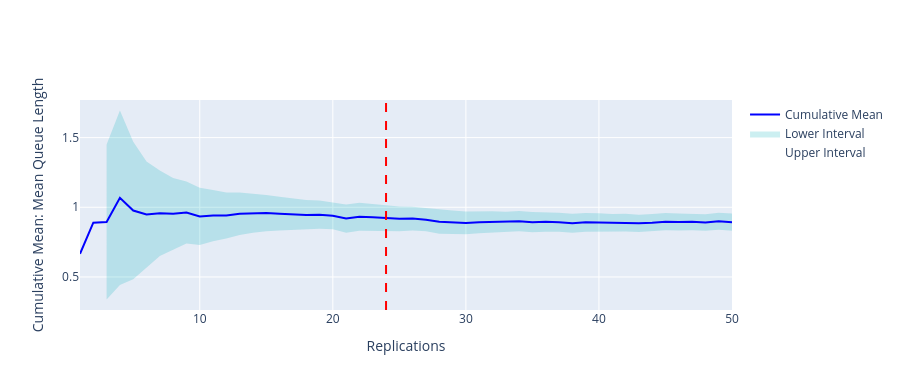

Here is the notebook cell this chart was saved with:
### Code cell
p = plotly_confidence_interval_method(
    n_reps=confint_results["mean_queue_length"][0],
    conf_ints=confint_results["mean_queue_length"][1],
    metric_name="Mean Queue Length")
p.update_layout(autosize=True, width=None, height=390)

### Figure 1 — Plotly figure (JSON) as saved in the notebook; plotly's stock layout.template omitted (floating-point values rounded to 4 significant figures)
{"data": [{"hoverinfo": "x+y+name+text", "line": {"width": 0}, "mode": "lines", "name": "Upper Interval", "text": ["Deviation: nan%", "Deviation: nan%", "Deviation: 62.18%", "Deviation: 58.63%", "Deviation: 50.57%", "Deviation: 40.16%", "Deviation: 32.08%", "Deviation: 26.98%", "Deviation: 23.09%", "Deviation: 21.94%", "Deviation: 19.47%", "Deviation: 17.55%", "Deviation: 16.04%", "Deviation: 14.69%", "Deviation: 13.58%", "Deviation: 12.72%", "Deviation: 11.96%", "Deviation: 11.35%", "Deviation: 10.68%", "Deviation: 10.33%", "Deviation: 11.01%", "Deviation: 10.75%", "Deviation: 10.35%", "Deviation: 9.96%", "Deviation: 9.72%", "Deviation: 9.31%", "Deviation: 9.19%", "Deviation: 9.67%", "Deviation: 9.35%", "Deviation: 9.18%", "Deviation: 8.9%", "Deviation: 8.6%", "Deviation: 8.32%", "Deviation: 8.12%", "Deviation: 8.09%", "Deviation: 7.85%", "Deviation: 7.69%", "Deviation: 7.68%", "Deviation: 7.56%", "Deviation: 7.37%", "Deviation: 7.31%", "Deviation: 7.14%", "Deviation: 7.09%", "Deviation: 6.97%", "Deviation: 6.95%", "Deviation: 6.83%", "Deviation: 6.67%", "Deviation: 6.67%", "Deviation: 6.81%", "Deviation: 6.89%"], "type": "scatter", "x": [1, 2, 3, 4, 5, 6, 7, 8, 9, 10, 11, 12, 13, 14, 15, 16, 17, 18, 19, 20, 21, 22, 23, 24, 25, 26, 27, 28, 29, 30, 31, 32, 33, 34, 35, 36, 37, 38, 39, 40, 41, 42, 43, 44, 45, 46, 47, 48, 49, 50], "y": [NaN, NaN, 1.45, 1.695, 1.47, 1.328, 1.264, 1.21, 1.185, 1.139, 1.123, 1.106, 1.106, 1.099, 1.088, 1.075, 1.064, 1.052, 1.048, 1.036, 1.02, 1.033, 1.024, 1.016, 1.006, 1.005, 0.9949, 0.9823, 0.9772, 0.9692, 0.9726, 0.9708, 0.9687, 0.9733, 0.9656, 0.9658, 0.9609, 0.9538, 0.9594, 0.9568, 0.951, 0.9529, 0.9473, 0.9515, 0.959, 0.9554, 0.955, 0.9494, 0.9611, 0.9546]}, {"fill": "tonexty", "fillcolor": "rgba(0,176,185,0.2)", "hoverinfo": "x+y+name+text", "line": {"width": 0}, "mode": "lines", "name": "Lower Interval", "text": ["Deviation: nan%", "Deviation: nan%", "Deviation: 62.18%", "Deviation: 58.63%", "Deviation: 50.57%", "Deviation: 40.16%", "Deviation: 32.08%", "Deviation: 26.98%", "Deviation: 23.09%", "Deviation: 21.94%", "Deviation: 19.47%", "Deviation: 17.55%", "Deviation: 16.04%", "Deviation: 14.69%", "Deviation: 13.58%", "Deviation: 12.72%", "Deviation: 11.96%", "Deviation: 11.35%", "Deviation: 10.68%", "Deviation: 10.33%", "Deviation: 11.01%", "Deviation: 10.75%", "Deviation: 10.35%", "Deviation: 9.96%", "Deviation: 9.72%", "Deviation: 9.31%", "Deviation: 9.19%", "Deviation: 9.67%", "Deviation: 9.35%", "Deviation: 9.18%", "Deviation: 8.9%", "Deviation: 8.6%", "Deviation: 8.32%", "Deviation: 8.12%", "Deviation: 8.09%", "Deviation: 7.85%", "Deviation: 7.69%", "Deviation: 7.68%", "Deviation: 7.56%", "Deviation: 7.37%", "Deviation: 7.31%", "Deviation: 7.14%", "Deviation: 7.09%", "Deviation: 6.97%", "Deviation: 6.95%", "Deviation: 6.83%", "Deviation: 6.67%", "Deviation: 6.67%", "Deviation: 6.81%", "Deviation: 6.89%"], "type": "scatter", "x": [1, 2, 3, 4, 5, 6, 7, 8, 9, 10, 11, 12, 13, 14, 15, 16, 17, 18, 19, 20, 21, 22, 23, 24, 25, 26, 27, 28, 29, 30, 31, 32, 33, 34, 35, 36, 37, 38, 39, 40, 41, 42, 43, 44, 45, 46, 47, 48, 49, 50], "y": [NaN, NaN, 0.3381, 0.4419, 0.4827, 0.5671, 0.65, 0.6958, 0.7402, 0.7295, 0.757, 0.7754, 0.8005, 0.8172, 0.828, 0.8324, 0.8365, 0.8373, 0.846, 0.8422, 0.8179, 0.8324, 0.8319, 0.8319, 0.8281, 0.8334, 0.8275, 0.8091, 0.8101, 0.8062, 0.8136, 0.8171, 0.8199, 0.8272, 0.821, 0.8252, 0.8236, 0.8177, 0.8245, 0.8254, 0.8215, 0.8259, 0.8219, 0.8275, 0.8344, 0.8333, 0.8355, 0.8307, 0.8385, 0.8316]}, {"hoverinfo": "x+y+name", "line": {"color": "blue", "width": 2}, "name": "Cumulative Mean", "type": "scatter", "x": [1, 2, 3, 4, 5, 6, 7, 8, 9, 10, 11, 12, 13, 14, 15, 16, 17, 18, 19, 20, 21, 22, 23, 24, 25, 26, 27, 28, 29, 30, 31, 32, 33, 34, 35, 36, 37, 38, 39, 40, 41, 42, 43, 44, 45, 46, 47, 48, 49, 50], "y": [0.6657, 0.8893, 0.8939, 1.068, 0.9766, 0.9478, 0.9571, 0.953, 0.9624, 0.9345, 0.9401, 0.9405, 0.9534, 0.958, 0.9581, 0.9537, 0.9501, 0.9445, 0.9472, 0.9393, 0.9191, 0.9326, 0.928, 0.924, 0.9173, 0.919, 0.9112, 0.8957, 0.8936, 0.8877, 0.8931, 0.894, 0.8943, 0.9003, 0.8933, 0.8955, 0.8923, 0.8857, 0.892, 0.8911, 0.8862, 0.8894, 0.8846, 0.8895, 0.8967, 0.8944, 0.8952, 0.8901, 0.8998, 0.8931]}], "layout": {"autosize": true, "height": 390, "hovermode": "x unified", "shapes": [{"line": {"color": "red", "dash": "dash"}, "type": "line", "x0": 24, "x1": 24, "y0": 0, "y1": 1, "yref": "paper"}], "showlegend": true, "xaxis": {"title": {"text": "Replications"}}, "yaxis": {"title": {"text": "Cumulative Mean: Mean Queue Length"}}}}
